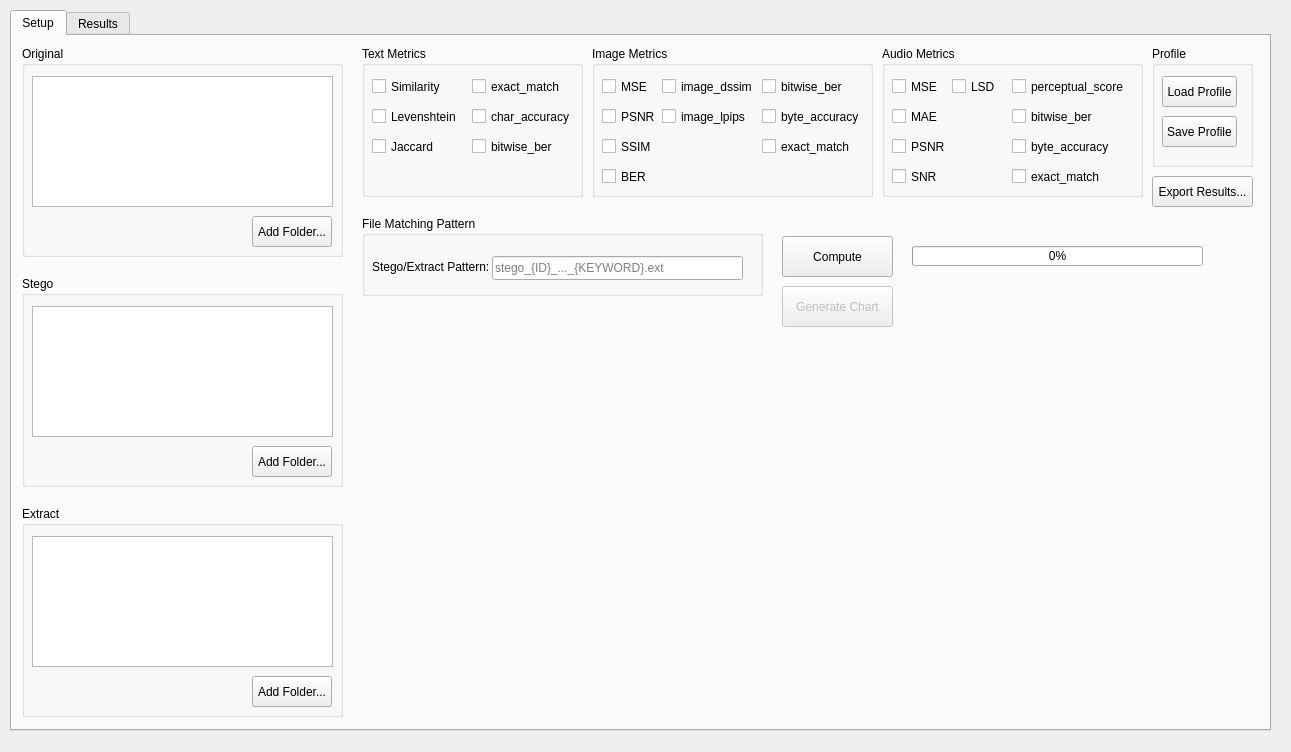
<?xml version="1.0" encoding="UTF-8"?>
<ui version="4.0">
 <class>MainWindow</class>
 <widget class="QMainWindow" name="MainWindow">
  <property name="geometry">
   <rect>
    <x>0</x>
    <y>0</y>
    <width>1291</width>
    <height>752</height>
   </rect>
  </property>
  <property name="windowTitle">
   <string>StegoTester</string>
  </property>
  <property name="styleSheet">
   <string notr="true"/>
  </property>
  <widget class="QWidget" name="centralwidget">
   <widget class="QTabWidget" name="tabWidget">
    <property name="geometry">
     <rect>
      <x>10</x>
      <y>10</y>
      <width>1261</width>
      <height>721</height>
     </rect>
    </property>
    <property name="currentIndex">
     <number>0</number>
    </property>
    <widget class="QWidget" name="tab">
     <attribute name="title">
      <string>Setup</string>
     </attribute>
     <widget class="QGroupBox" name="grb_extract">
      <property name="geometry">
       <rect>
        <x>10</x>
        <y>470</y>
        <width>321</width>
        <height>211</height>
       </rect>
      </property>
      <property name="title">
       <string>Extract</string>
      </property>
      <widget class="DropList" name="lst_extract">
       <property name="geometry">
        <rect>
         <x>10</x>
         <y>30</y>
         <width>301</width>
         <height>131</height>
        </rect>
       </property>
      </widget>
      <widget class="QPushButton" name="btn_add_folder_extract">
       <property name="geometry">
        <rect>
         <x>230</x>
         <y>170</y>
         <width>80</width>
         <height>31</height>
        </rect>
       </property>
       <property name="text">
        <string>Add Folder...</string>
       </property>
      </widget>
     </widget>
     <widget class="QGroupBox" name="grb_stego">
      <property name="geometry">
       <rect>
        <x>10</x>
        <y>240</y>
        <width>321</width>
        <height>211</height>
       </rect>
      </property>
      <property name="title">
       <string>Stego</string>
      </property>
      <widget class="DropList" name="lst_stego">
       <property name="geometry">
        <rect>
         <x>10</x>
         <y>30</y>
         <width>301</width>
         <height>131</height>
        </rect>
       </property>
      </widget>
      <widget class="QPushButton" name="btn_add_folder_stego">
       <property name="geometry">
        <rect>
         <x>230</x>
         <y>170</y>
         <width>80</width>
         <height>31</height>
        </rect>
       </property>
       <property name="text">
        <string>Add Folder...</string>
       </property>
      </widget>
     </widget>
     <widget class="QGroupBox" name="grb_original">
      <property name="geometry">
       <rect>
        <x>10</x>
        <y>10</y>
        <width>321</width>
        <height>211</height>
       </rect>
      </property>
      <property name="title">
       <string>Original</string>
      </property>
      <widget class="DropList" name="lst_original">
       <property name="geometry">
        <rect>
         <x>10</x>
         <y>30</y>
         <width>301</width>
         <height>131</height>
        </rect>
       </property>
      </widget>
      <widget class="QPushButton" name="btn_add_folder_original">
       <property name="geometry">
        <rect>
         <x>230</x>
         <y>170</y>
         <width>80</width>
         <height>31</height>
        </rect>
       </property>
       <property name="text">
        <string>Add Folder...</string>
       </property>
      </widget>
     </widget>
     <widget class="QGroupBox" name="grb_text_metrics">
      <property name="geometry">
       <rect>
        <x>350</x>
        <y>10</y>
        <width>221</width>
        <height>151</height>
       </rect>
      </property>
      <property name="title">
       <string>Text Metrics</string>
      </property>
      <widget class="QCheckBox" name="chk_text_similarity">
       <property name="geometry">
        <rect>
         <x>10</x>
         <y>30</y>
         <width>91</width>
         <height>21</height>
        </rect>
       </property>
       <property name="text">
        <string>Similarity</string>
       </property>
      </widget>
      <widget class="QCheckBox" name="chk_text_levenshtein">
       <property name="geometry">
        <rect>
         <x>10</x>
         <y>60</y>
         <width>91</width>
         <height>21</height>
        </rect>
       </property>
       <property name="text">
        <string>Levenshtein</string>
       </property>
      </widget>
      <widget class="QCheckBox" name="chk_text_jaccard">
       <property name="geometry">
        <rect>
         <x>10</x>
         <y>90</y>
         <width>81</width>
         <height>21</height>
        </rect>
       </property>
       <property name="text">
        <string>Jaccard</string>
       </property>
      </widget>
      <widget class="QCheckBox" name="chk_text_exact_match">
       <property name="geometry">
        <rect>
         <x>110</x>
         <y>30</y>
         <width>91</width>
         <height>21</height>
        </rect>
       </property>
       <property name="text">
        <string>exact_match</string>
       </property>
      </widget>
      <widget class="QCheckBox" name="chk_text_char_accuracy">
       <property name="geometry">
        <rect>
         <x>110</x>
         <y>60</y>
         <width>101</width>
         <height>21</height>
        </rect>
       </property>
       <property name="text">
        <string>char_accuracy</string>
       </property>
      </widget>
      <widget class="QCheckBox" name="chk_text_bitwise_ber">
       <property name="geometry">
        <rect>
         <x>110</x>
         <y>90</y>
         <width>81</width>
         <height>21</height>
        </rect>
       </property>
       <property name="text">
        <string>bitwise_ber</string>
       </property>
      </widget>
     </widget>
     <widget class="QGroupBox" name="grb_image_metrics">
      <property name="geometry">
       <rect>
        <x>580</x>
        <y>10</y>
        <width>281</width>
        <height>151</height>
       </rect>
      </property>
      <property name="title">
       <string>Image Metrics</string>
      </property>
      <widget class="QCheckBox" name="chk_image_mse">
       <property name="geometry">
        <rect>
         <x>10</x>
         <y>30</y>
         <width>81</width>
         <height>21</height>
        </rect>
       </property>
       <property name="text">
        <string>MSE</string>
       </property>
      </widget>
      <widget class="QCheckBox" name="chk_image_psnr">
       <property name="geometry">
        <rect>
         <x>10</x>
         <y>60</y>
         <width>71</width>
         <height>21</height>
        </rect>
       </property>
       <property name="text">
        <string>PSNR</string>
       </property>
      </widget>
      <widget class="QCheckBox" name="chk_image_ssim">
       <property name="geometry">
        <rect>
         <x>10</x>
         <y>90</y>
         <width>71</width>
         <height>21</height>
        </rect>
       </property>
       <property name="text">
        <string>SSIM</string>
       </property>
      </widget>
      <widget class="QCheckBox" name="chk_image_ber">
       <property name="geometry">
        <rect>
         <x>10</x>
         <y>120</y>
         <width>71</width>
         <height>21</height>
        </rect>
       </property>
       <property name="text">
        <string>BER</string>
       </property>
      </widget>
      <widget class="QCheckBox" name="chk_image_dssim">
       <property name="geometry">
        <rect>
         <x>70</x>
         <y>30</y>
         <width>91</width>
         <height>21</height>
        </rect>
       </property>
       <property name="text">
        <string>image_dssim</string>
       </property>
      </widget>
      <widget class="QCheckBox" name="chk_image_lpips">
       <property name="geometry">
        <rect>
         <x>70</x>
         <y>60</y>
         <width>91</width>
         <height>21</height>
        </rect>
       </property>
       <property name="text">
        <string>image_lpips</string>
       </property>
      </widget>
      <widget class="QCheckBox" name="chk_image_bitwise_ber">
       <property name="geometry">
        <rect>
         <x>170</x>
         <y>30</y>
         <width>81</width>
         <height>21</height>
        </rect>
       </property>
       <property name="text">
        <string>bitwise_ber</string>
       </property>
      </widget>
      <widget class="QCheckBox" name="chk_image_byte_accuracy">
       <property name="geometry">
        <rect>
         <x>170</x>
         <y>60</y>
         <width>101</width>
         <height>21</height>
        </rect>
       </property>
       <property name="text">
        <string>byte_accuracy</string>
       </property>
      </widget>
      <widget class="QCheckBox" name="chk_image_exact_match">
       <property name="geometry">
        <rect>
         <x>170</x>
         <y>90</y>
         <width>91</width>
         <height>21</height>
        </rect>
       </property>
       <property name="text">
        <string>exact_match</string>
       </property>
      </widget>
     </widget>
     <widget class="QGroupBox" name="grb_audio_metrics">
      <property name="geometry">
       <rect>
        <x>870</x>
        <y>10</y>
        <width>261</width>
        <height>151</height>
       </rect>
      </property>
      <property name="title">
       <string>Audio Metrics</string>
      </property>
      <widget class="QCheckBox" name="chk_audio_mse">
       <property name="geometry">
        <rect>
         <x>10</x>
         <y>30</y>
         <width>81</width>
         <height>21</height>
        </rect>
       </property>
       <property name="text">
        <string>MSE</string>
       </property>
      </widget>
      <widget class="QCheckBox" name="chk_audio_psnr">
       <property name="geometry">
        <rect>
         <x>10</x>
         <y>90</y>
         <width>81</width>
         <height>21</height>
        </rect>
       </property>
       <property name="text">
        <string>PSNR</string>
       </property>
      </widget>
      <widget class="QCheckBox" name="chk_audio_snr">
       <property name="geometry">
        <rect>
         <x>10</x>
         <y>120</y>
         <width>81</width>
         <height>21</height>
        </rect>
       </property>
       <property name="text">
        <string>SNR</string>
       </property>
      </widget>
      <widget class="QCheckBox" name="chk_audio_mae">
       <property name="geometry">
        <rect>
         <x>10</x>
         <y>60</y>
         <width>81</width>
         <height>21</height>
        </rect>
       </property>
       <property name="text">
        <string>MAE</string>
       </property>
      </widget>
      <widget class="QCheckBox" name="chk_audio_lsd">
       <property name="geometry">
        <rect>
         <x>70</x>
         <y>30</y>
         <width>81</width>
         <height>21</height>
        </rect>
       </property>
       <property name="text">
        <string>LSD</string>
       </property>
      </widget>
      <widget class="QCheckBox" name="chk_audio_perceptual_score">
       <property name="geometry">
        <rect>
         <x>130</x>
         <y>30</y>
         <width>121</width>
         <height>21</height>
        </rect>
       </property>
       <property name="text">
        <string>perceptual_score</string>
       </property>
      </widget>
      <widget class="QCheckBox" name="chk_audio_bitwise_ber">
       <property name="geometry">
        <rect>
         <x>130</x>
         <y>60</y>
         <width>121</width>
         <height>21</height>
        </rect>
       </property>
       <property name="text">
        <string>bitwise_ber</string>
       </property>
      </widget>
      <widget class="QCheckBox" name="chk_audio_byte_accuracy">
       <property name="geometry">
        <rect>
         <x>130</x>
         <y>90</y>
         <width>121</width>
         <height>21</height>
        </rect>
       </property>
       <property name="text">
        <string>byte_accuracy</string>
       </property>
      </widget>
      <widget class="QCheckBox" name="chk_audio_exact_match">
       <property name="geometry">
        <rect>
         <x>130</x>
         <y>120</y>
         <width>121</width>
         <height>21</height>
        </rect>
       </property>
       <property name="text">
        <string>exact_match</string>
       </property>
      </widget>
     </widget>
     <widget class="QPushButton" name="btn_generate_chart">
      <property name="enabled">
       <bool>false</bool>
      </property>
      <property name="geometry">
       <rect>
        <x>770</x>
        <y>250</y>
        <width>111</width>
        <height>41</height>
       </rect>
      </property>
      <property name="text">
       <string>Generate Chart</string>
      </property>
     </widget>
     <widget class="QPushButton" name="btn_compute">
      <property name="geometry">
       <rect>
        <x>770</x>
        <y>200</y>
        <width>111</width>
        <height>41</height>
       </rect>
      </property>
      <property name="text">
       <string>Compute</string>
      </property>
     </widget>
     <widget class="QProgressBar" name="progressBar">
      <property name="geometry">
       <rect>
        <x>900</x>
        <y>210</y>
        <width>291</width>
        <height>20</height>
       </rect>
      </property>
      <property name="value">
       <number>0</number>
      </property>
     </widget>
     <widget class="QGroupBox" name="groupBox">
      <property name="geometry">
       <rect>
        <x>1140</x>
        <y>10</y>
        <width>101</width>
        <height>121</height>
       </rect>
      </property>
      <property name="title">
       <string>Profile</string>
      </property>
      <widget class="QPushButton" name="btn_load_profile">
       <property name="geometry">
        <rect>
         <x>10</x>
         <y>30</y>
         <width>75</width>
         <height>31</height>
        </rect>
       </property>
       <property name="text">
        <string>Load Profile</string>
       </property>
      </widget>
      <widget class="QPushButton" name="btn_save_profile">
       <property name="geometry">
        <rect>
         <x>10</x>
         <y>70</y>
         <width>75</width>
         <height>31</height>
        </rect>
       </property>
       <property name="text">
        <string>Save Profile</string>
       </property>
      </widget>
     </widget>
     <widget class="QPushButton" name="btn_export_report">
      <property name="geometry">
       <rect>
        <x>1140</x>
        <y>140</y>
        <width>101</width>
        <height>31</height>
       </rect>
      </property>
      <property name="text">
       <string>Export Results...</string>
      </property>
     </widget>
     <widget class="QGroupBox" name="groupBox_2">
      <property name="geometry">
       <rect>
        <x>350</x>
        <y>180</y>
        <width>401</width>
        <height>80</height>
       </rect>
      </property>
      <property name="title">
       <string>File Matching Pattern</string>
      </property>
      <widget class="QLabel" name="label">
       <property name="geometry">
        <rect>
         <x>10</x>
         <y>40</y>
         <width>121</width>
         <height>21</height>
        </rect>
       </property>
       <property name="text">
        <string>Stego/Extract Pattern:</string>
       </property>
      </widget>
      <widget class="QLineEdit" name="txt_file_pattern">
       <property name="geometry">
        <rect>
         <x>130</x>
         <y>40</y>
         <width>251</width>
         <height>24</height>
        </rect>
       </property>
       <property name="placeholderText">
        <string>stego_{ID}_..._{KEYWORD}.ext</string>
       </property>
      </widget>
     </widget>
    </widget>
    <widget class="QWidget" name="tab_2">
     <attribute name="title">
      <string>Results</string>
     </attribute>
     <widget class="QTableWidget" name="tbl_results">
      <property name="geometry">
       <rect>
        <x>10</x>
        <y>10</y>
        <width>1231</width>
        <height>661</height>
       </rect>
      </property>
     </widget>
    </widget>
   </widget>
  </widget>
 </widget>
 <customwidgets>
  <customwidget>
   <class>DropList</class>
   <extends>QListWidget</extends>
   <header>droplist</header>
  </customwidget>
 </customwidgets>
 <resources/>
 <connections/>
</ui>
